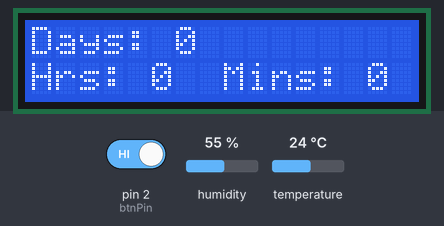
A sketch run on a simulated Arduino Nano, built with avr-gcc and run on an emulated ATmega328P. Shown: 16×2 character LCD. Wiring (inferred from the names in the program): DHT22 sensor: data pin 5. The inputs (shaded band) are chosen by the test bench; at power-on: pin 2 (btnPin) HIGH, humidity 55 %, temperature 24 °C. What the sketch prints to the serial monitor is not drawn.

Above: at 8.7 s.
8.8 s: pin 2 (btnPin) driven LOW
At 15.4 s:
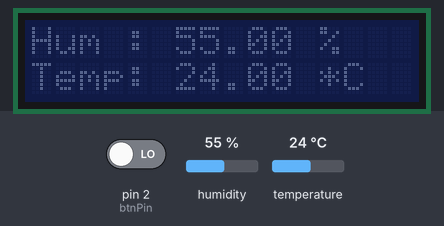
15.7 s: pin 2 (btnPin) driven HIGH
At 22.4 s:
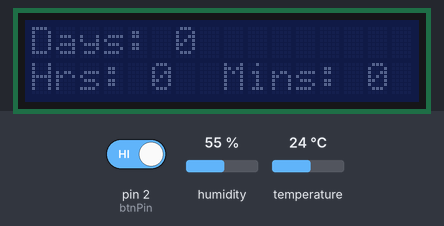
22.6 s: humidity set to 22 %
At 29.4 s:
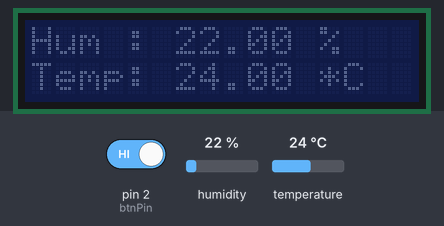
29.5 s: temperature set to 12 °C
At 31.9 s:
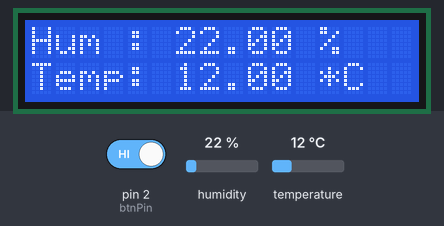
Timing chart, 0 to 33.4 s (numbered marks = the images above; inputs shaded):
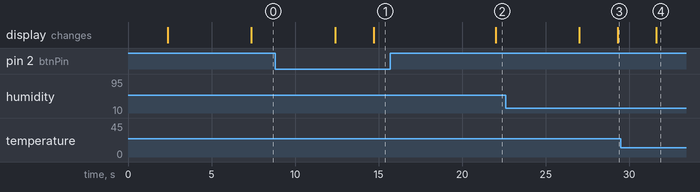

The sketch:

Temp_notifier.ino
```cpp
// Simple humidity/temperature deviсe. With push btn and LCD1602.
// Based on Arduino Nano.


// Version description:

//      If temperature have been changed - display higlights.
//      When btn pressed - it highlights. Shows humidity/temp and uptime during highlighting.


//
// Andrew Sotnikov aka LucaBrasi89
//  <andrew.sotnikov@zoho.com>

#include "DHT.h"
#include <Wire.h>
#include <LiquidCrystal_I2C.h>


#define DHTPIN 5     // what digital pin we're connected to

#define DHTTYPE DHT22   // DHT 22  (AM2302), AM2321

// Connect pin 1 (on the left) of the sensor to +5V
// NOTE: If using a board with 3.3V logic like an Arduino Due connect pin 1
// to 3.3V instead of 5V!
// Connect pin 2 of the sensor to whatever your DHTPIN is
// Connect pin 4 (on the right) of the sensor to GROUND
// Connect a 10K resistor from pin 2 (data) to pin 1 (power) of the sensor

// Initialize DHT sensor.
// Note that older versions of this library took an optional third parameter to
// tweak the timings for faster processors.  This parameter is no longer needed
// as the current DHT reading algorithm adjusts itself to work on faster procs.
DHT dht(DHTPIN, DHTTYPE);
// Set the LCD address to 0x27 for a 16 chars and 2 line display
LiquidCrystal_I2C lcd(0x27, 16, 2);
const int btnPin = 2;   //digital pin button is connected to

int btnState;             // the current reading from the input pin
int lastButtonState = LOW;   // the previous reading from the input pin
boolean backlightState = true;   // the previous reading from the input pin
int prevTemp = 22; // previous temp
int curTemp; // current temp

struct Uptime {
  long days;
  long hours;
  long mins;
};

struct Uptime getUptime()
{
  long days = 0;
  long hours = 0;
  long mins = 0;
  long secs = 0;
  secs = millis() / 1000; //convert milliseconds to seconds
  mins = secs / 60; //convert seconds to minutes
  hours = mins / 60; //convert minutes to hours
  days = hours / 24; //convert hours to days
  secs = secs - (mins * 60); //subtract the coverted seconds to minutes in order to display 59 secs max
  mins = mins - (hours * 60); //subtract the coverted minutes to hours in order to display 59 minutes max
  hours = hours - (days * 24); //subtract the coverted hours to days in order to display 23 hours max
  Uptime uptime = { days, hours, mins };

  return uptime;
};


void tempChangeNotifier(){
//    Serial.println("Cur temp:" + String(curTemp));
//    Serial.println("Prev temp:" + String(prevTemp) + "\n");
   if (prevTemp != curTemp) {
      lcd.setBacklight(true);
      delay(5000);
      printUptime();
      lcd.setBacklight(false);
      prevTemp = curTemp;
    }
}

void printUptime() {

    Uptime uptime = getUptime();
    lcd.clear();
    lcd.setCursor(0, 0);
    lcd.print("Days: ");
    lcd.print(uptime.days);
    lcd.setCursor(0, 1);
    lcd.print("Hrs: ");
    lcd.print(uptime.hours);
    lcd.setCursor(8, 1);
    lcd.print("Mins: ");
    lcd.print(uptime.mins);
    delay(5000);
    lcd.clear();
}

void printTemp() {

    // Reading temperature or humidity takes about 250 milliseconds!
    // Sensor readings may also be up to 2 seconds 'old' (its a very slow sensor)
    float h = dht.readHumidity();
    // Read temperature as Celsius (the default)
    float t = dht.readTemperature();
    curTemp = t;

    // Check if any reads failed and exit early (to try again).
    if (isnan(h) || isnan(t)) {
      lcd.setCursor(0,0);
      lcd.println("DHT sensor error!");
      return;
    }

    // Compute heat index in Celsius (isFahreheit = false)
    float hic = dht.computeHeatIndex(t, h, false);
    lcd.setCursor(0,0);
    lcd.print("Hum : ");
    lcd.print(h);
    lcd.print(" %");
    lcd.setCursor(0,1);
    lcd.print("Temp: ");
    lcd.print(t);
    lcd.print(" *C");

}

void setup() {
  Serial.begin(9600);
  Serial.println("DHTxx test!");

  dht.begin();

    // initialize the LCD
  lcd.begin();

  // Turn on the blacklight and print a message.
  lcd.backlight();
  pinMode(2,INPUT_PULLUP);
  }

void loop() {
  // Wait a few seconds between measurements.
  delay(2000);


  printTemp(); // just get humidity and temp data
  tempChangeNotifier(); //checking temp changing

  //Checking btn state
  // if the button state has changed:
  int reading = digitalRead(btnPin);
  if (reading != btnState) {

    btnState = reading;
    backlightState = !backlightState;
    lcd.setBacklight(backlightState);
    delay(5000);
    printUptime();


  }


}
```

Measured:
- after the input at 8.8 s, the display: first differs from a run without the input after 5.9 s (image 1)
- after the input at 15.7 s, the display: changes after 6.3 s (image 2)
- after the input at 29.5 s, the display: changes after 2.1 s (image 4)
